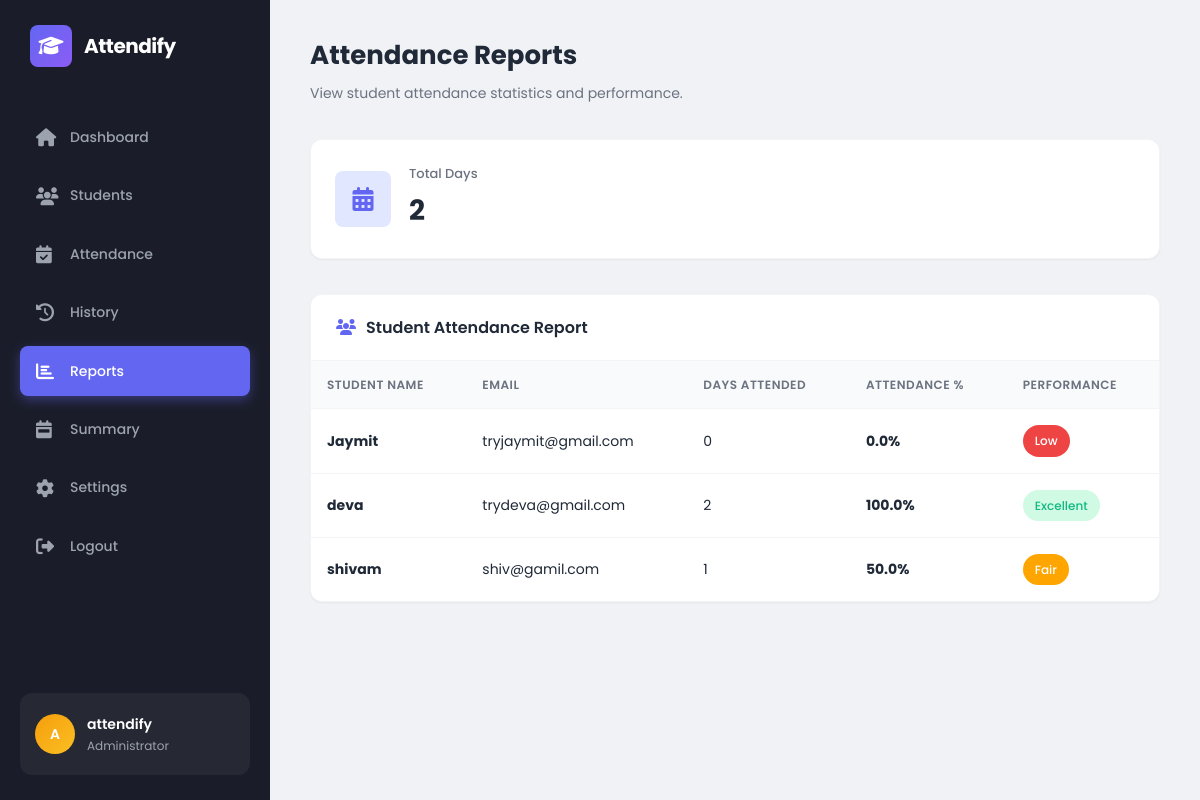
The app's page /reports (signed in) with its own data.
### tables this page shows
CREATE TABLE students (
    id INTEGER PRIMARY KEY AUTOINCREMENT,
    name TEXT,
    email TEXT,
    face_encoding BLOB
);

### app.py (the view)
@app.route("/reports")
def reports():
    if "user_id" not in session:
        return redirect("/")
    conn = sqlite3.connect("attendance.db", timeout=10)
    cursor = conn.cursor()
    cursor.execute("SELECT id, name, email FROM students ORDER BY name")
    all_students = cursor.fetchall()
    cursor.execute("SELECT COUNT(DISTINCT date) FROM attendance")
    total_days = cursor.fetchone()[0] or 1
    student_stats = []
    for s in all_students:
        sid, name, email = s
        cursor.execute("SELECT COUNT(*) FROM attendance WHERE student_id=?", (sid,))
        attended = cursor.fetchone()[0]
        percentage = round((attended / total_days) * 100, 1) if total_days > 0 else 0
        student_stats.append({
            "id": sid,
            "name": name,
            "email": email,
            "attended": attended,
            "percentage": percentage
        })
    conn.close()
    return render_template("reports.html", student_stats=student_stats, total_days=total_days)

### templates/reports.html (shortened to what this page needs)
<!DOCTYPE html>
<html lang="en">
<head>
    <link rel="stylesheet" href="{{ url_for('static', filename='css/style.css') }}">
    <link rel="stylesheet" href="https://cdnjs.cloudflare.com/ajax/libs/font-awesome/6.4.0/css/all.min.css">
</head>
<body>
<div class="app">
    <div class="sidebar">
        <div class="logo-area">
            <div class="icon"><i class="fas fa-graduation-cap"></i></div>
            <h1>Attendify</h1>
        </div>
        <nav>
            <a href="/dashboard">
                <i class="fas fa-home icon"></i>
                <span>Dashboard</span>
            </a>
            <a href="/students">
                <i class="fas fa-users icon"></i>
                <span>Students</span>
            </a>
            <a href="/attendance">
                <i class="fas fa-calendar-check icon"></i>
                <span>Attendance</span>
            </a>
            <a href="/history">
                <i class="fas fa-history icon"></i>
                <span>History</span>
            </a>
            <a href="/reports" class="active">
                <i class="fas fa-chart-bar icon"></i>
                <span>Reports</span>
            </a>
            <a href="/summary">
                <i class="fas fa-calendar-week icon"></i>
                <span>Summary</span>
            </a>
            <a href="/settings">
                <i class="fas fa-cog icon"></i>
                <span>Settings</span>
            </a>
            <a href="/logout">
                <i class="fas fa-sign-out-alt icon"></i>
                <span>Logout</span>
            </a>
        </nav>
        <div class="user-info">
            <div class="avatar">{{ session.get('user_name', 'U')[0].upper() }}</div>
            <div class="details">
                <div class="name">{{ session.get('user_name', 'User') }}</div>
                <div class="role">Administrator</div>
            </div>
        </div>
    </div>
    <div class="main">
        <div class="page-header">
            <h2>Attendance Reports</h2>
            <p>View student attendance statistics and performance.</p>
        </div>
        <div class="stats-grid">
            <div class="stat-card primary animate-in">
                <div class="icon"><i class="fas fa-calendar-alt"></i></div>
                <div class="info">
                    <h3>Total Days</h3>
                    <p>{{ total_days }}</p>
                </div>
            </div>
        </div>
        <div class="content-card">
            <div class="card-header">
                <h3><i class="fas fa-users" style="color: var(--primary); margin-right: 10px;"></i>Student Attendance Report</h3>
            </div>
            {% if student_stats %}
            <div class="table-container">
                <table>
                    <thead>
                        <tr>
                            <th>Student Name</th>
                            <th>Email</th>
                            <th>Days Attended</th>
                            <th>Attendance %</th>
                            <th>Performance</th>
                        </tr>
                    </thead>
                    <tbody>
                        {% for s in student_stats %}
                        <tr>
                            <td><strong>{{ s.name }}</strong></td>
                            <td>{{ s.email }}</td>
                            <td>{{ s.attended }}</td>
                            <td>
                                <strong>{{ s.percentage }}%</strong>
                            </td>
                            <td>
                                {% if s.percentage >= 90 %}
                                <span class="status-badge present">Excellent</span>
                                {% elif s.percentage >= 70 %}
                                <span class="status-badge" style="background: var(--warning); color: white;">Good</span>
                                {% elif s.percentage >= 50 %}
                                <span class="status-badge" style="background: orange; color: white;">Fair</span>
                                {% else %}
                                <span class="status-badge" style="background: var(--danger); color: white;">Low</span>
                                {% endif %}
                            </td>
                        </tr>
                        {% endfor %}
                    </tbody>
                </table>
            </div>
            {% else %}
            <div class="empty-state">
                <div class="icon"><i class="fas fa-chart-bar"></i></div>
                <h3>No Data</h3>
                <p>Start marking attendance to see reports.</p>
            </div>
            {% endif %}
        </div>
    </div>
</div>
</body>
</html>

### records on screen
students: name "Jaymit", email "tryjaymit@gmail.com", attended "0", percentage "0.0", shows "Low"
students: name "deva", email "trydeva@gmail.com", attended "2", percentage "100.0", shows "Excellent"
students: name "shivam", email "shiv@gamil.com", attended "1", percentage "50.0", shows "Fair"

### other values on screen
{{ session.get('user_name', 'U')[0].upper() }} "A"
{{ session.get('user_name', 'User') }} "attendify"
{{ total_days }} "2"
